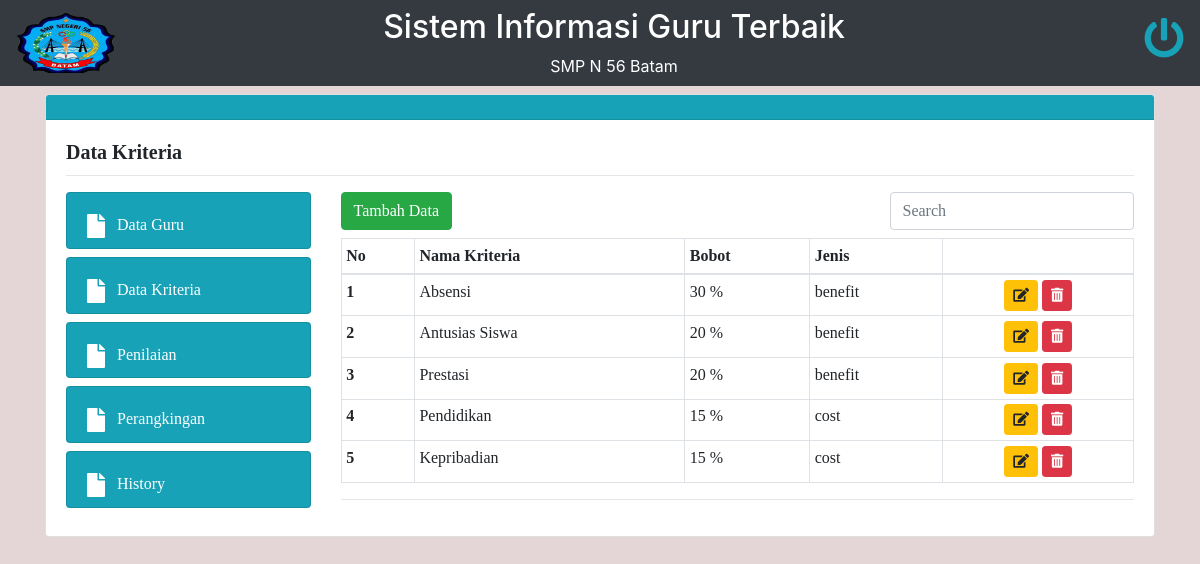
/data_kriteria.php (signed in), run on the app's committed database.
### tables this page shows
CREATE TABLE `tb_kriteria` (
  `id` int(9) NOT NULL,
  `nama_kriteria` varchar(255) NOT NULL,
  `bobot` int(9) NOT NULL,
  `jenis` varchar(255) NOT NULL,
  `nilai_min` int(11) NOT NULL,
  `nilai_max` int(11) NOT NULL
);

### data_kriteria.php (the view, shortened to what this page needs)
<?php
include_once("function/koneksi.php");
        ?>
<!DOCTYPE html>
<html lang="en">
<head>
    <link rel="stylesheet" type="text/css" href="css/bootstrap.min.css">
    <link rel="stylesheet" type="text/css" href="fa/css/all.css">
    <link rel="stylesheet" type="text/css" href="style/custom.css">
</head>
<body class='body'>
    <nav class="navbar navbar-light bg-dark">
        <a class="navbar-brand" href="home.php">
            <img src="img/logo_smp56.png" width="100" height="60" alt="" loading="lazy">
        </a>
        <div class="text-white mr-5">
            <div class="m-auto">
                <h2 class="">Sistem Informasi Guru Terbaik</h2>
                <div class='text-center'>
                    <p class="m-auto">SMP N 56 Batam</p>
                </div>
            </div>
        </div>
        <div class="">
        <a href="logout.php"><h1><i class="fas fa-power-off text-info"></i></h1></a>
        </div>
    </nav>
    <div class="container mt-2">
        <div class="card">
            <div class="card-header bg-info text-white">
            </div>
            <div class="card-body">
            <div class="row">
                <div class="col-sm-3" style="height: 5mm;">
                    <h5 class="card-title font"> <b>Data Kriteria</b></h5>
                </div>
                <div class="col-sm" style="height: 5mm;">
                </div>
            </div>
            <hr class="">
            <div class="row">
                <div class="col-sm-3">
                    <?php
                        if($_SESSION['role'] == 'admin') {
                    ?>
                    <a href="data_guru.php">
                        <div class="card bg-info text-white font" style="height: 1.5cm;">
                            <div class="card-body row">
                                <div class="col-sm-1">
                                    <h4> <i class="fas fa-file"></i></h4>
                                </div>
                                <div class="col-sm">
                                    <p>Data Guru</p>
                                </div>
                            </div>
                        </div>
                    </a>
                    <?php
                        }
                    ?>
                    <?php
                        if($_SESSION['role'] == 'admin') {
                    ?>
                    <a href="data_kriteria.php">
                        <div class="card bg-info text-white font mt-2" style="height: 1.5cm;">
                            <div class="card-body row">
                                <div class="col-sm-1">
                                    <h4> <i class="fas fa-file"></i></h4>
                                </div>
                                <div class="col-sm">
                                    <p>Data Kriteria</p>
                                </div>
                            </div>
                        </div>
                    </a>
                    <?php
                        }
                    ?>
                    <?php
                        if($_SESSION['role'] == 'admin') {
                    ?>
                    <a href="penilaian.php">
                        <div class="card bg-info text-white font mt-2" style="height: 1.5cm;">
                            <div class="card-body row">
                                <div class="col-sm-1">
                                    <h4> <i class="fas fa-file"></i></h4>
                                </div>
                                <div class="col-sm">
                                    <p>Penilaian</p>
                                </div>
                            </div>
                        </div>
                    </a>
                    <?php
                        }
                    ?>
                    <a href="perangkingan.php">
                        <div class="card bg-info text-white font mt-2" style="height: 1.5cm;">
                            <div class="card-body row">
                                <div class="col-sm-1">
                                    <h4> <i class="fas fa-file"></i></h4>
                                </div>
                                <div class="col-sm">
                                    <p>Perangkingan</p>
                                </div>
                            </div>
                        </div>
                    </a>
                    <a href="history.php">
                            <div class="card bg-info text-white font mt-2" style="height: 1.5cm;">
                                <div class="card-body row">
                                    <div class="col-sm-1">
                                        <h4> <i class="fas fa-file"></i></h4>
                                    </div>
                                    <div class="col-sm">
                                        <p>History</p>
                                    </div>
                                </div>
                            </div>
                    </a>
                </div>
                <div class="col-sm font">
                <div class="row">
                    <div class="col-sm">
                        <button class="btn btn-success" data-toggle="modal" data-target="#exampleModal1">Tambah Data</button>
                    </div>
                    <div class="col-sm-4 text-right">
                        <input class="form-control" placeholder="Search" aria-label="Search" id="myInput">
                    </div>
                </div>
                <table class="table table-bordered mt-2 table-hover table-sm">
                    <thead>
                        <tr>
                            <th scope="col">No</th>
                            <th scope="col">Nama Kriteria</th>
                            <th scope="col">Bobot</th>
                            <th scope="col">Jenis</th>
                            <th scope="col"></th>
                        </tr>
                    </thead>
                    <tbody id=myTable>
                        <?php
                        $no = 0;
                        $obj = mysqli_query($koneksi, "SELECT * FROM tb_kriteria");
                        while($arr = mysqli_fetch_array($obj)) :
                            $no++;
                        ?>
                        <tr>
                            <th scope="row"><?php echo $no;?></th>
                            <td><?=$arr['nama_kriteria']?></td>
                            <td><?=$arr['bobot']?> %</td>
                            <td><?=$arr['jenis']?></td>
                            <td class="text-center">
                                <a href="data_kriteria.php?hal=edit&id=<?=$arr['id']?>" class="btn btn-warning btn-sm"><i class="fas fa-edit"></i></a>
                                <a href="data_kriteria.php?hal=hapus&id=<?=$arr['id']?>" class="btn btn-danger btn-sm"><i class="fas fa-trash-alt"></i></a>
                            </td>
                        </tr>
                        <?php
                        endwhile;
                        ?>
                    </tbody>
                </table>
                    <hr>
                </div>
            </div>
            </div>
        </div>
    </div>
</body>
</html>

### fa/css/all.css (style rules this page uses)
.fa, .fas, .far, .fal, .fad, .fab { -moz-osx-font-smoothing: grayscale; -webkit-font-smoothing: antialiased; display: inline-block; font-style: normal; font-variant: normal; text-rendering: auto; line-height: 1; }
.fa-edit:before { content: "\f044"; }
.fa-file:before { content: "\f15b"; }
.fa-power-off:before { content: "\f011"; }
.fa-trash-alt:before { content: "\f2ed"; }
.fa, .fas { font-family: 'Font Awesome 5 Free'; font-weight: 900; }

### style/custom.css (style rules this page uses)
.body { background-color: rgb(228, 214, 214); background-size: cover; background-attachment: fixed; width: 100%; }
.font { font-family: 'Lucida Sans Unicode'; }

### data on the page
tb_kriteria: nama_kriteria "Absensi", bobot "30", jenis "benefit"
tb_kriteria: nama_kriteria "Antusias Siswa", bobot "20", jenis "benefit"
tb_kriteria: nama_kriteria "Prestasi", bobot "20", jenis "benefit"
tb_kriteria: nama_kriteria "Pendidikan", bobot "15", jenis "cost"
tb_kriteria: nama_kriteria "Kepribadian", bobot "15", jenis "cost"
